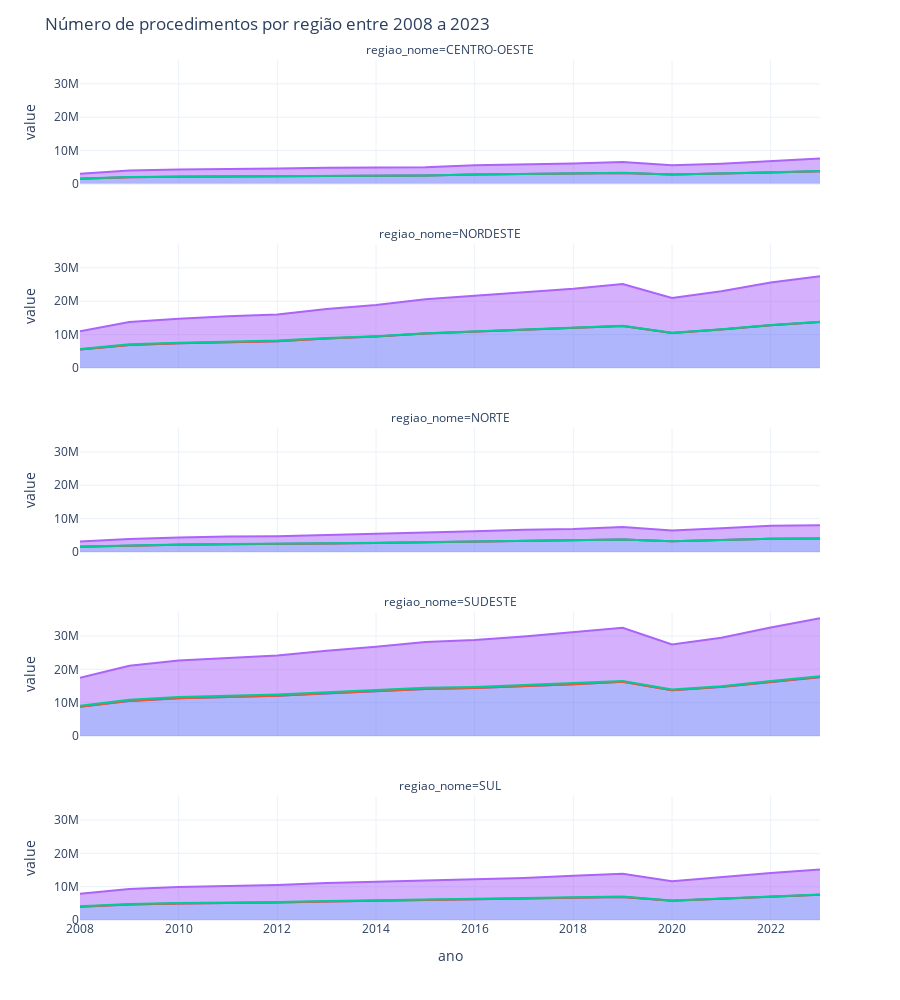

The notebook cell saved with this chart:
### Code cell
padrao_cirurgia_qtd = r'regiao_nome|^cirurgia_.*_qtd$|cirurgia.*_qtd$|bucomaxilofacial_qtd$'
padrao_proced_qtd = r'regiao_nome|^procedimentos_.*_qtd$'
padrao_transplante_qtd = r'regiao_nome|^transplante.*_qtd$|pos_transplante.*_qtd$'
padrao_medicamentos_qtd = r'regiao_nome|medicamentos.*_qtd$|medicamentos_.*_qtd'
padrao_proteses_qtd = r'regiao_nome|proteses_.*_qtd$'
padrao_acoes_saude_qtd = r'regiao_nome|^acoes_.*_qtd$'
padrao_consultas_tratamentos_terapias_qtd = r'regiao_nome|^consultas.*_qtd$|^tratamentos_.*_qtd$|^tratamento_.*_qtd$|terapia.*_qtd$'
padrao_parto_nascimento_qtd = r'regiao_nome$|parto_.*_qtd$'
padrao_coleta_diagnostico_qtd = r'regiao_nome|^coleta.*_qtd$|^diagnostico_.*_qtd$'
padrao_qtd = r'regiao_nome|_qtd$'
fig = px.area(df_datasus_agrupado_ano_regiao.filter(regex=padrao_acoes_saude_qtd),
              facet_col_wrap=1,
              color='variable',
              height=1000,
              facet_col="regiao_nome")

# fig.add_vrect(x0=2022, x1=2023, col=1, annotation_text="Aumento", annotation_position="top left",
#               fillcolor="green", opacity=0.15, line_width=0)
# 
# fig.add_vrect(x0=2019, x1=2022, col=1, annotation_text="pandemia", annotation_position="top left",
#               fillcolor="black", opacity=0.15, line_width=0)


# fig.update_yaxes(title_text='<b>Quantidade')
# fig.update_xaxes(title_text='<b>Ano')
fig.update_layout(template='plotly_white', title='Número de procedimentos por região entre 2008 a 2023', xaxis = dict(
        tickmode = 'auto',
        tick0 = 2008,
        dtick = 1
    ))
fig.show()

### Figure 1 — Plotly figure (JSON) as saved in the notebook; plotly's stock layout.template omitted (floating-point values rounded to 4 significant figures)
{"data": [{"fillpattern": {"shape": ""}, "hovertemplate": "variable=acoes_complementares_da_atencao_a_saude_qtd<br>regiao_nome=CENTRO-OESTE<br>ano=%{x}<br>value=%{y}<extra></extra>", "legendgroup": "acoes_complementares_da_atencao_a_saude_qtd", "line": {"color": "#636efa"}, "marker": {"symbol": "circle"}, "mode": "lines", "name": "acoes_complementares_da_atencao_a_saude_qtd", "orientation": "v", "showlegend": true, "stackgroup": "1", "x": [2008, 2009, 2010, 2011, 2012, 2013, 2014, 2015, 2016, 2017, 2018, 2019, 2020, 2021, 2022, 2023], "xaxis": "x5", "y": [1501476, 1984242, 2137477, 2188645, 2308737, 2427319, 2449516, 2473611, 2778604, 2901111, 3062867, 3287029, 2779639, 3019681, 3434878, 3795423], "yaxis": "y5", "type": "scatter"}, {"fillpattern": {"shape": ""}, "hovertemplate": "variable=acoes_complementares_da_atencao_a_saude_qtd<br>regiao_nome=NORDESTE<br>ano=%{x}<br>value=%{y}<extra></extra>", "legendgroup": "acoes_complementares_da_atencao_a_saude_qtd", "line": {"color": "#636efa"}, "marker": {"symbol": "circle"}, "mode": "lines", "name": "acoes_complementares_da_atencao_a_saude_qtd", "orientation": "v", "showlegend": false, "stackgroup": "1", "x": [2008, 2009, 2010, 2011, 2012, 2013, 2014, 2015, 2016, 2017, 2018, 2019, 2020, 2021, 2022, 2023], "xaxis": "x4", "y": [5489753, 6884488, 7355791, 7752348, 8011170, 8836076, 9429367, 10308329, 10822936, 11322485, 11870793, 12564853, 10472710, 11509986, 12816906, 13735033], "yaxis": "y4", "type": "scatter"}, {"fillpattern": {"shape": ""}, "hovertemplate": "variable=acoes_complementares_da_atencao_a_saude_qtd<br>regiao_nome=NORTE<br>ano=%{x}<br>value=%{y}<extra></extra>", "legendgroup": "acoes_complementares_da_atencao_a_saude_qtd", "line": {"color": "#636efa"}, "marker": {"symbol": "circle"}, "mode": "lines", "name": "acoes_complementares_da_atencao_a_saude_qtd", "orientation": "v", "showlegend": false, "stackgroup": "1", "x": [2008, 2009, 2010, 2011, 2012, 2013, 2014, 2015, 2016, 2017, 2018, 2019, 2020, 2021, 2022, 2023], "xaxis": "x3", "y": [1546789, 1931697, 2159958, 2319225, 2348922, 2517688, 2676676, 2908459, 3088576, 3339049, 3446283, 3732686, 3213807, 3551840, 3930515, 3989877], "yaxis": "y3", "type": "scatter"}, {"fillpattern": {"shape": ""}, "hovertemplate": "variable=acoes_complementares_da_atencao_a_saude_qtd<br>regiao_nome=SUDESTE<br>ano=%{x}<br>value=%{y}<extra></extra>", "legendgroup": "acoes_complementares_da_atencao_a_saude_qtd", "line": {"color": "#636efa"}, "marker": {"symbol": "circle"}, "mode": "lines", "name": "acoes_complementares_da_atencao_a_saude_qtd", "orientation": "v", "showlegend": false, "stackgroup": "1", "x": [2008, 2009, 2010, 2011, 2012, 2013, 2014, 2015, 2016, 2017, 2018, 2019, 2020, 2021, 2022, 2023], "xaxis": "x2", "y": [8735977, 10517435, 11319707, 11695090, 12079615, 12771105, 13376352, 14099000, 14383887, 14903670, 15536407, 16230235, 13725124, 14722124, 16275864, 17643815], "yaxis": "y2", "type": "scatter"}, {"fillpattern": {"shape": ""}, "hovertemplate": "variable=acoes_complementares_da_atencao_a_saude_qtd<br>regiao_nome=SUL<br>ano=%{x}<br>value=%{y}<extra></extra>", "legendgroup": "acoes_complementares_da_atencao_a_saude_qtd", "line": {"color": "#636efa"}, "marker": {"symbol": "circle"}, "mode": "lines", "name": "acoes_complementares_da_atencao_a_saude_qtd", "orientation": "v", "showlegend": false, "stackgroup": "1", "x": [2008, 2009, 2010, 2011, 2012, 2013, 2014, 2015, 2016, 2017, 2018, 2019, 2020, 2021, 2022, 2023], "xaxis": "x", "y": [3949306, 4638599, 4951035, 5045067, 5250032, 5544133, 5748397, 5996390, 6200113, 6295490, 6622311, 6918879, 5794008, 6466015, 7029070, 7585162], "yaxis": "y", "type": "scatter"}, {"fillpattern": {"shape": ""}, "hovertemplate": "variable=acoes_relacionadas_a_doacao_de_orgaos_e_tecidos_para_transplante_qtd<br>regiao_nome=CENTRO-OESTE<br>ano=%{x}<br>value=%{y}<extra></extra>", "legendgroup": "acoes_relacionadas_a_doacao_de_orgaos_e_tecidos_para_transplante_qtd", "line": {"color": "#EF553B"}, "marker": {"symbol": "circle"}, "mode": "lines", "name": "acoes_relacionadas_a_doacao_de_orgaos_e_tecidos_para_transplante_qtd", "orientation": "v", "showlegend": true, "stackgroup": "1", "x": [2008, 2009, 2010, 2011, 2012, 2013, 2014, 2015, 2016, 2017, 2018, 2019, 2020, 2021, 2022, 2023], "xaxis": "x5", "y": [684, 522, 382, 489, 851, 598, 667, 905, 836, 941, 1262, 1500, 1284, 1228, 1184, 1375], "yaxis": "y5", "type": "scatter"}, {"fillpattern": {"shape": ""}, "hovertemplate": "variable=acoes_relacionadas_a_doacao_de_orgaos_e_tecidos_para_transplante_qtd<br>regiao_nome=NORDESTE<br>ano=%{x}<br>value=%{y}<extra></extra>", "legendgroup": "acoes_relacionadas_a_doacao_de_orgaos_e_tecidos_para_transplante_qtd", "line": {"color": "#EF553B"}, "marker": {"symbol": "circle"}, "mode": "lines", "name": "acoes_relacionadas_a_doacao_de_orgaos_e_tecidos_para_transplante_qtd", "orientation": "v", "showlegend": false, "stackgroup": "1", "x": [2008, 2009, 2010, 2011, 2012, 2013, 2014, 2015, 2016, 2017, 2018, 2019, 2020, 2021, 2022, 2023], "xaxis": "x4", "y": [1134, 1632, 1967, 2202, 2758, 3277, 3535, 3672, 4528, 4698, 4588, 4871, 3623, 4343, 5743, 6277], "yaxis": "y4", "type": "scatter"}, {"fillpattern": {"shape": ""}, "hovertemplate": "variable=acoes_relacionadas_a_doacao_de_orgaos_e_tecidos_para_transplante_qtd<br>regiao_nome=NORTE<br>ano=%{x}<br>value=%{y}<extra></extra>", "legendgroup": "acoes_relacionadas_a_doacao_de_orgaos_e_tecidos_para_transplante_qtd", "line": {"color": "#EF553B"}, "marker": {"symbol": "circle"}, "mode": "lines", "name": "acoes_relacionadas_a_doacao_de_orgaos_e_tecidos_para_transplante_qtd", "orientation": "v", "showlegend": false, "stackgroup": "1", "x": [2008, 2009, 2010, 2011, 2012, 2013, 2014, 2015, 2016, 2017, 2018, 2019, 2020, 2021, 2022, 2023], "xaxis": "x3", "y": [36, 79, 67, 90, 135, 174, 561, 828, 747, 614, 683, 969, 515, 476, 718, 998], "yaxis": "y3", "type": "scatter"}, {"fillpattern": {"shape": ""}, "hovertemplate": "variable=acoes_relacionadas_a_doacao_de_orgaos_e_tecidos_para_transplante_qtd<br>regiao_nome=SUDESTE<br>ano=%{x}<br>value=%{y}<extra></extra>", "legendgroup": "acoes_relacionadas_a_doacao_de_orgaos_e_tecidos_para_transplante_qtd", "line": {"color": "#EF553B"}, "marker": {"symbol": "circle"}, "mode": "lines", "name": "acoes_relacionadas_a_doacao_de_orgaos_e_tecidos_para_transplante_qtd", "orientation": "v", "showlegend": false, "stackgroup": "1", "x": [2008, 2009, 2010, 2011, 2012, 2013, 2014, 2015, 2016, 2017, 2018, 2019, 2020, 2021, 2022, 2023], "xaxis": "x2", "y": [11304, 9791, 10198, 9754, 9708, 10364, 12153, 11791, 11723, 12907, 13853, 14496, 12223, 12020, 13214, 14819], "yaxis": "y2", "type": "scatter"}, {"fillpattern": {"shape": ""}, "hovertemplate": "variable=acoes_relacionadas_a_doacao_de_orgaos_e_tecidos_para_transplante_qtd<br>regiao_nome=SUL<br>ano=%{x}<br>value=%{y}<extra></extra>", "legendgroup": "acoes_relacionadas_a_doacao_de_orgaos_e_tecidos_para_transplante_qtd", "line": {"color": "#EF553B"}, "marker": {"symbol": "circle"}, "mode": "lines", "name": "acoes_relacionadas_a_doacao_de_orgaos_e_tecidos_para_transplante_qtd", "orientation": "v", "showlegend": false, "stackgroup": "1", "x": [2008, 2009, 2010, 2011, 2012, 2013, 2014, 2015, 2016, 2017, 2018, 2019, 2020, 2021, 2022, 2023], "xaxis": "x", "y": [3840, 4423, 4206, 5026, 6028, 6401, 6580, 7106, 8086, 9198, 9846, 9327, 7488, 7105, 8097, 9434], "yaxis": "y", "type": "scatter"}, {"fillpattern": {"shape": ""}, "hovertemplate": "variable=acoes_relacionadas_ao_estabelecimento_qtd<br>regiao_nome=CENTRO-OESTE<br>ano=%{x}<br>value=%{y}<extra></extra>", "legendgroup": "acoes_relacionadas_ao_estabelecimento_qtd", "line": {"color": "#00cc96"}, "marker": {"symbol": "circle"}, "mode": "lines", "name": "acoes_relacionadas_ao_estabelecimento_qtd", "orientation": "v", "showlegend": true, "stackgroup": "1", "x": [2008, 2009, 2010, 2011, 2012, 2013, 2014, 2015, 2016, 2017, 2018, 2019, 2020, 2021, 2022, 2023], "xaxis": "x5", "y": [66312, 71410, 71051, 68408, 63888, 56758, 49377, 50302, 50080, 51333, 49807, 39754, 30772, 38118, 41566, 44703], "yaxis": "y5", "type": "scatter"}, {"fillpattern": {"shape": ""}, "hovertemplate": "variable=acoes_relacionadas_ao_estabelecimento_qtd<br>regiao_nome=NORDESTE<br>ano=%{x}<br>value=%{y}<extra></extra>", "legendgroup": "acoes_relacionadas_ao_estabelecimento_qtd", "line": {"color": "#00cc96"}, "marker": {"symbol": "circle"}, "mode": "lines", "name": "acoes_relacionadas_ao_estabelecimento_qtd", "orientation": "v", "showlegend": false, "stackgroup": "1", "x": [2008, 2009, 2010, 2011, 2012, 2013, 2014, 2015, 2016, 2017, 2018, 2019, 2020, 2021, 2022, 2023], "xaxis": "x4", "y": [164638, 177814, 179720, 174910, 172328, 121572, 81630, 83505, 83182, 94030, 99280, 78033, 58560, 74453, 77014, 94333], "yaxis": "y4", "type": "scatter"}, {"fillpattern": {"shape": ""}, "hovertemplate": "variable=acoes_relacionadas_ao_estabelecimento_qtd<br>regiao_nome=NORTE<br>ano=%{x}<br>value=%{y}<extra></extra>", "legendgroup": "acoes_relacionadas_ao_estabelecimento_qtd", "line": {"color": "#00cc96"}, "marker": {"symbol": "circle"}, "mode": "lines", "name": "acoes_relacionadas_ao_estabelecimento_qtd", "orientation": "v", "showlegend": false, "stackgroup": "1", "x": [2008, 2009, 2010, 2011, 2012, 2013, 2014, 2015, 2016, 2017, 2018, 2019, 2020, 2021, 2022, 2023], "xaxis": "x3", "y": [63183, 75070, 69036, 68245, 64172, 52377, 41436, 35213, 30138, 35246, 35762, 25484, 17518, 19175, 20449, 20895], "yaxis": "y3", "type": "scatter"}, {"fillpattern": {"shape": ""}, "hovertemplate": "variable=acoes_relacionadas_ao_estabelecimento_qtd<br>regiao_nome=SUDESTE<br>ano=%{x}<br>value=%{y}<extra></extra>", "legendgroup": "acoes_relacionadas_ao_estabelecimento_qtd", "line": {"color": "#00cc96"}, "marker": {"symbol": "circle"}, "mode": "lines", "name": "acoes_relacionadas_ao_estabelecimento_qtd", "orientation": "v", "showlegend": false, "stackgroup": "1", "x": [2008, 2009, 2010, 2011, 2012, 2013, 2014, 2015, 2016, 2017, 2018, 2019, 2020, 2021, 2022, 2023], "xaxis": "x2", "y": [328461, 329365, 339789, 351138, 342462, 320007, 305821, 329971, 320838, 346962, 345080, 278791, 187630, 182375, 194190, 230580], "yaxis": "y2", "type": "scatter"}, {"fillpattern": {"shape": ""}, "hovertemplate": "variable=acoes_relacionadas_ao_estabelecimento_qtd<br>regiao_nome=SUL<br>ano=%{x}<br>value=%{y}<extra></extra>", "legendgroup": "acoes_relacionadas_ao_estabelecimento_qtd", "line": {"color": "#00cc96"}, "marker": {"symbol": "circle"}, "mode": "lines", "name": "acoes_relacionadas_ao_estabelecimento_qtd", "orientation": "v", "showlegend": false, "stackgroup": "1", "x": [2008, 2009, 2010, 2011, 2012, 2013, 2014, 2015, 2016, 2017, 2018, 2019, 2020, 2021, 2022, 2023], "xaxis": "x", "y": [147708, 156746, 155127, 159784, 163275, 151549, 141692, 148289, 150326, 155997, 161360, 111964, 72226, 73881, 79483, 90586], "yaxis": "y", "type": "scatter"}, {"fillpattern": {"shape": ""}, "hovertemplate": "variable=acoes_relacionadas_ao_atendimento_qtd<br>regiao_nome=CENTRO-OESTE<br>ano=%{x}<br>value=%{y}<extra></extra>", "legendgroup": "acoes_relacionadas_ao_atendimento_qtd", "line": {"color": "#ab63fa"}, "marker": {"symbol": "circle"}, "mode": "lines", "name": "acoes_relacionadas_ao_atendimento_qtd", "orientation": "v", "showlegend": true, "stackgroup": "1", "x": [2008, 2009, 2010, 2011, 2012, 2013, 2014, 2015, 2016, 2017, 2018, 2019, 2020, 2021, 2022, 2023], "xaxis": "x5", "y": [1435164, 1912832, 2066426, 2120237, 2244849, 2370561, 2400139, 2423309, 2728524, 2849778, 3013060, 3247275, 2748867, 2981563, 3393312, 3750720], "yaxis": "y5", "type": "scatter"}, {"fillpattern": {"shape": ""}, "hovertemplate": "variable=acoes_relacionadas_ao_atendimento_qtd<br>regiao_nome=NORDESTE<br>ano=%{x}<br>value=%{y}<extra></extra>", "legendgroup": "acoes_relacionadas_ao_atendimento_qtd", "line": {"color": "#ab63fa"}, "marker": {"symbol": "circle"}, "mode": "lines", "name": "acoes_relacionadas_ao_atendimento_qtd", "orientation": "v", "showlegend": false, "stackgroup": "1", "x": [2008, 2009, 2010, 2011, 2012, 2013, 2014, 2015, 2016, 2017, 2018, 2019, 2020, 2021, 2022, 2023], "xaxis": "x4", "y": [5325115, 6706674, 7176071, 7577438, 7838842, 8714504, 9347737, 10224824, 10739754, 11228455, 11771513, 12486820, 10414150, 11435533, 12739892, 13640700], "yaxis": "y4", "type": "scatter"}, {"fillpattern": {"shape": ""}, "hovertemplate": "variable=acoes_relacionadas_ao_atendimento_qtd<br>regiao_nome=NORTE<br>ano=%{x}<br>value=%{y}<extra></extra>", "legendgroup": "acoes_relacionadas_ao_atendimento_qtd", "line": {"color": "#ab63fa"}, "marker": {"symbol": "circle"}, "mode": "lines", "name": "acoes_relacionadas_ao_atendimento_qtd", "orientation": "v", "showlegend": false, "stackgroup": "1", "x": [2008, 2009, 2010, 2011, 2012, 2013, 2014, 2015, 2016, 2017, 2018, 2019, 2020, 2021, 2022, 2023], "xaxis": "x3", "y": [1483606, 1856627, 2090922, 2250980, 2284750, 2465311, 2635240, 2873246, 3058438, 3303803, 3410521, 3707202, 3196289, 3532665, 3910066, 3968982], "yaxis": "y3", "type": "scatter"}, {"fillpattern": {"shape": ""}, "hovertemplate": "variable=acoes_relacionadas_ao_atendimento_qtd<br>regiao_nome=SUDESTE<br>ano=%{x}<br>value=%{y}<extra></extra>", "legendgroup": "acoes_relacionadas_ao_atendimento_qtd", "line": {"color": "#ab63fa"}, "marker": {"symbol": "circle"}, "mode": "lines", "name": "acoes_relacionadas_ao_atendimento_qtd", "orientation": "v", "showlegend": false, "stackgroup": "1", "x": [2008, 2009, 2010, 2011, 2012, 2013, 2014, 2015, 2016, 2017, 2018, 2019, 2020, 2021, 2022, 2023], "xaxis": "x2", "y": [8407516, 10188070, 10979918, 11343952, 11737153, 12451098, 13070531, 13769029, 14063049, 14556708, 15191327, 15951444, 13537494, 14539749, 16081674, 17413235], "yaxis": "y2", "type": "scatter"}, {"fillpattern": {"shape": ""}, "hovertemplate": "variable=acoes_relacionadas_ao_atendimento_qtd<br>regiao_nome=SUL<br>ano=%{x}<br>value=%{y}<extra></extra>", "legendgroup": "acoes_relacionadas_ao_atendimento_qtd", "line": {"color": "#ab63fa"}, "marker": {"symbol": "circle"}, "mode": "lines", "name": "acoes_relacionadas_ao_atendimento_qtd", "orientation": "v", "showlegend": false, "stackgroup": "1", "x": [2008, 2009, 2010, 2011, 2012, 2013, 2014, 2015, 2016, 2017, 2018, 2019, 2020, 2021, 2022, 2023], "xaxis": "x", "y": [3801598, 4481853, 4795908, 4885283, 5086757, 5392584, 5606705, 5848101, 6049787, 6139493, 6460951, 6806915, 5721782, 6392134, 6949587, 7494576], "yaxis": "y", "type": "scatter"}], "layout": {"xaxis": {"anchor": "y", "domain": [0.0, 1.0], "title": {"text": "ano"}, "tickmode": "auto", "tick0": 2008, "dtick": 1}, "yaxis": {"anchor": "x", "domain": [0.0, 0.144], "title": {"text": "value"}}, "xaxis2": {"anchor": "y2", "domain": [0.0, 1.0], "matches": "x", "showticklabels": false}, "yaxis2": {"anchor": "x2", "domain": [0.214, 0.358], "matches": "y", "title": {"text": "value"}}, "xaxis3": {"anchor": "y3", "domain": [0.0, 1.0], "matches": "x", "showticklabels": false}, "yaxis3": {"anchor": "x3", "domain": [0.428, 0.572], "matches": "y", "title": {"text": "value"}}, "xaxis4": {"anchor": "y4", "domain": [0.0, 1.0], "matches": "x", "showticklabels": false}, "yaxis4": {"anchor": "x4", "domain": [0.642, 0.786], "matches": "y", "title": {"text": "value"}}, "xaxis5": {"anchor": "y5", "domain": [0.0, 1.0], "matches": "x", "showticklabels": false}, "yaxis5": {"anchor": "x5", "domain": [0.856, 1.0], "matches": "y", "title": {"text": "value"}}, "annotations": [{"font": {}, "showarrow": false, "text": "regiao_nome=SUL", "x": 0.5, "xanchor": "center", "xref": "paper", "y": 0.144, "yanchor": "bottom", "yref": "paper"}, {"font": {}, "showarrow": false, "text": "regiao_nome=SUDESTE", "x": 0.5, "xanchor": "center", "xref": "paper", "y": 0.358, "yanchor": "bottom", "yref": "paper"}, {"font": {}, "showarrow": false, "text": "regiao_nome=NORTE", "x": 0.5, "xanchor": "center", "xref": "paper", "y": 0.572, "yanchor": "bottom", "yref": "paper"}, {"font": {}, "showarrow": false, "text": "regiao_nome=NORDESTE", "x": 0.5, "xanchor": "center", "xref": "paper", "y": 0.786, "yanchor": "bottom", "yref": "paper"}, {"font": {}, "showarrow": false, "text": "regiao_nome=CENTRO-OESTE", "x": 0.5, "xanchor": "center", "xref": "paper", "y": 1.0, "yanchor": "bottom", "yref": "paper"}], "legend": {"title": {"text": "variable"}, "tracegroupgap": 0}, "margin": {"t": 60}, "height": 1000, "showlegend": false, "title": {"text": "Número de procedimentos por região entre 2008 a 2023"}}}
